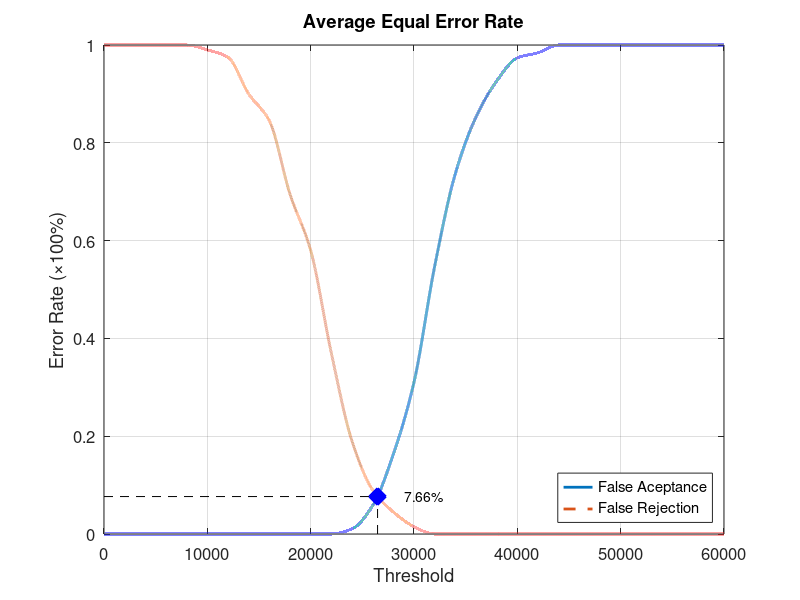
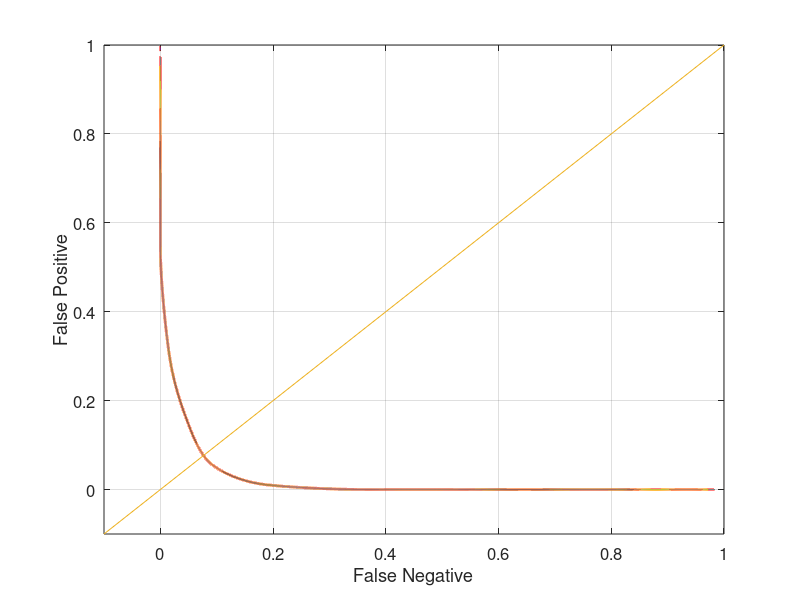

Write the MATLAB code that produced these figures, in order.
function yEER = Database5_3
close all;
clear;
clc;
x = 0:2000:60000;
xq = 0:0.5:60000;

y0 = [0 0 0 0 0 0 0 0 0 0 0 0 0.0105263 0.0578947 0.163158 0.310526 0.547368 0.736842 0.852632 0.926316 0.973684 0.984211 1 1 1 1 1 1 1 1 1];
yy0 = interp1(x, y0, xq, 'pchip');
y1 = [1 1 1 1 1 0.99 0.975 0.9 0.845 0.695 0.58 0.37 0.19 0.09 0.045 0.015 0 0 0 0 0 0 0 0 0 0 0 0 0 0 0];
yy1 = interp1(x, y1, xq, 'pchip');

% Calculating EER: 
y2 = abs(y0 - y1);
find(y2 == min(y2))
yy2 = abs(yy0 - yy1);
xEER = find(yy2 == min(yy2));
xEERIndex = xq(xEER) % X-axis EER
yEER = yy0(xEER) % Y-axis EER

main = figure
plot(xq, yy0,'-','LineWidth', 2);	hold on
plot(xq, yy1,'--','LineWidth', 2);	hold on
plot([xEERIndex xEERIndex], [0 yEER], 'k--');	hold on
plot([0 xEERIndex], [yEER yEER], 'k--');	hold on
plot(xEERIndex, yEER, 'bx', 'LineWidth', 10);	hold on
text(xEERIndex + 10 * xEERIndex / 100, yEER, [num2str(round((10000 * yEER)) / 100) '%'])
legend('False Aceptance', 'False Rejection', 'Location', 'SouthEast')
xlabel('Threshold')
ylabel('Error Rate (\times100%)')
title('Average Equal Error Rate')
set(gca, 'FontSize', 12)
axis([0 60000 0 1])
grid on

print(main, 'Database5_3Main', '-dpng');
FNRxFPR = figure('Color', [1 1 1]);
plot(yy1, yy0, '-', yy1, yy0, 'LineWidth', 2);
hold on
y = -0.1:0.1:1
plot(y, y); 
set(gca, 'FontSize', 12)
xlabel('False Negative')
ylabel('False Positive')
axis([-0.1 1 -0.1 1])
set(gca, 'FontSize', 12)
grid on

print(FNRxFPR, 'Database5_3FNRxFPR','-dpng');
end
